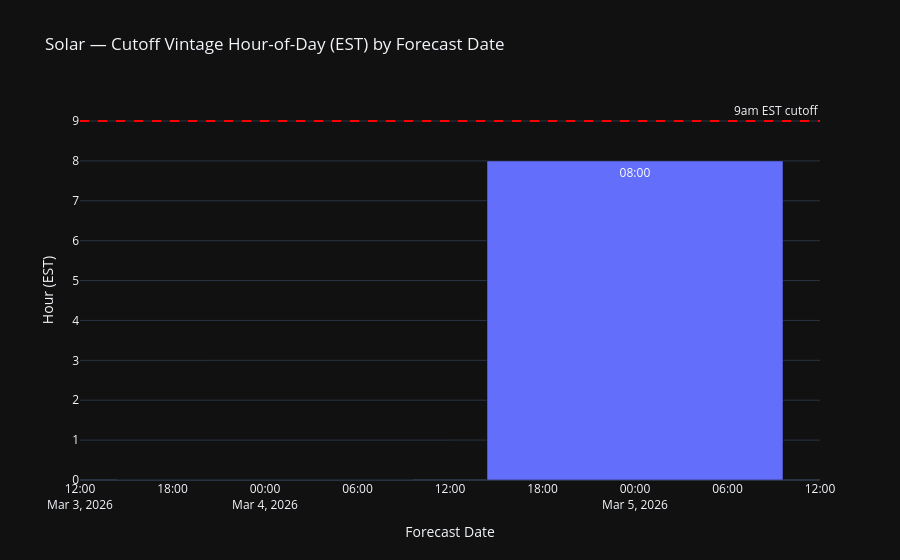

Notebook cell for this chart:
### Code cell
fig = px.bar(
    cutoff_times,
    x="forecast_date",
    y="cutoff_hour",
    text="cutoff_time_str",
    title="Solar — Cutoff Vintage Hour-of-Day (EST) by Forecast Date",
    template="plotly_dark",
)
fig.add_hline(y=9, line_dash="dash", line_color="red", annotation_text="9am EST cutoff")
fig.update_layout(yaxis_title="Hour (EST)", xaxis_title="Forecast Date")
fig.show()

### Figure 1 — Plotly figure (JSON) as saved in the notebook; plotly's stock layout.template omitted (floating-point values rounded to 4 significant figures)
{"data": [{"hovertemplate": "forecast_date=%{x}<br>cutoff_hour=%{y}<br>cutoff_time_str=%{text}<extra></extra>", "legendgroup": "", "marker": {"color": "#636efa", "pattern": {"shape": ""}}, "name": "", "orientation": "v", "showlegend": false, "text": ["00:00", "08:00"], "textposition": "auto", "type": "bar", "x": ["2026-03-04", "2026-03-05"], "xaxis": "x", "y": [0, 8], "yaxis": "y"}], "layout": {"annotations": [{"showarrow": false, "text": "9am EST cutoff", "x": 1, "xanchor": "right", "xref": "x domain", "y": 9, "yanchor": "bottom", "yref": "y"}], "barmode": "relative", "legend": {"tracegroupgap": 0}, "shapes": [{"line": {"color": "red", "dash": "dash"}, "type": "line", "x0": 0, "x1": 1, "xref": "x domain", "y0": 9, "y1": 9, "yref": "y"}], "title": {"text": "Solar — Cutoff Vintage Hour-of-Day (EST) by Forecast Date"}, "xaxis": {"anchor": "y", "domain": [0, 1], "title": {"text": "Forecast Date"}}, "yaxis": {"anchor": "x", "domain": [0, 1], "title": {"text": "Hour (EST)"}}}}
